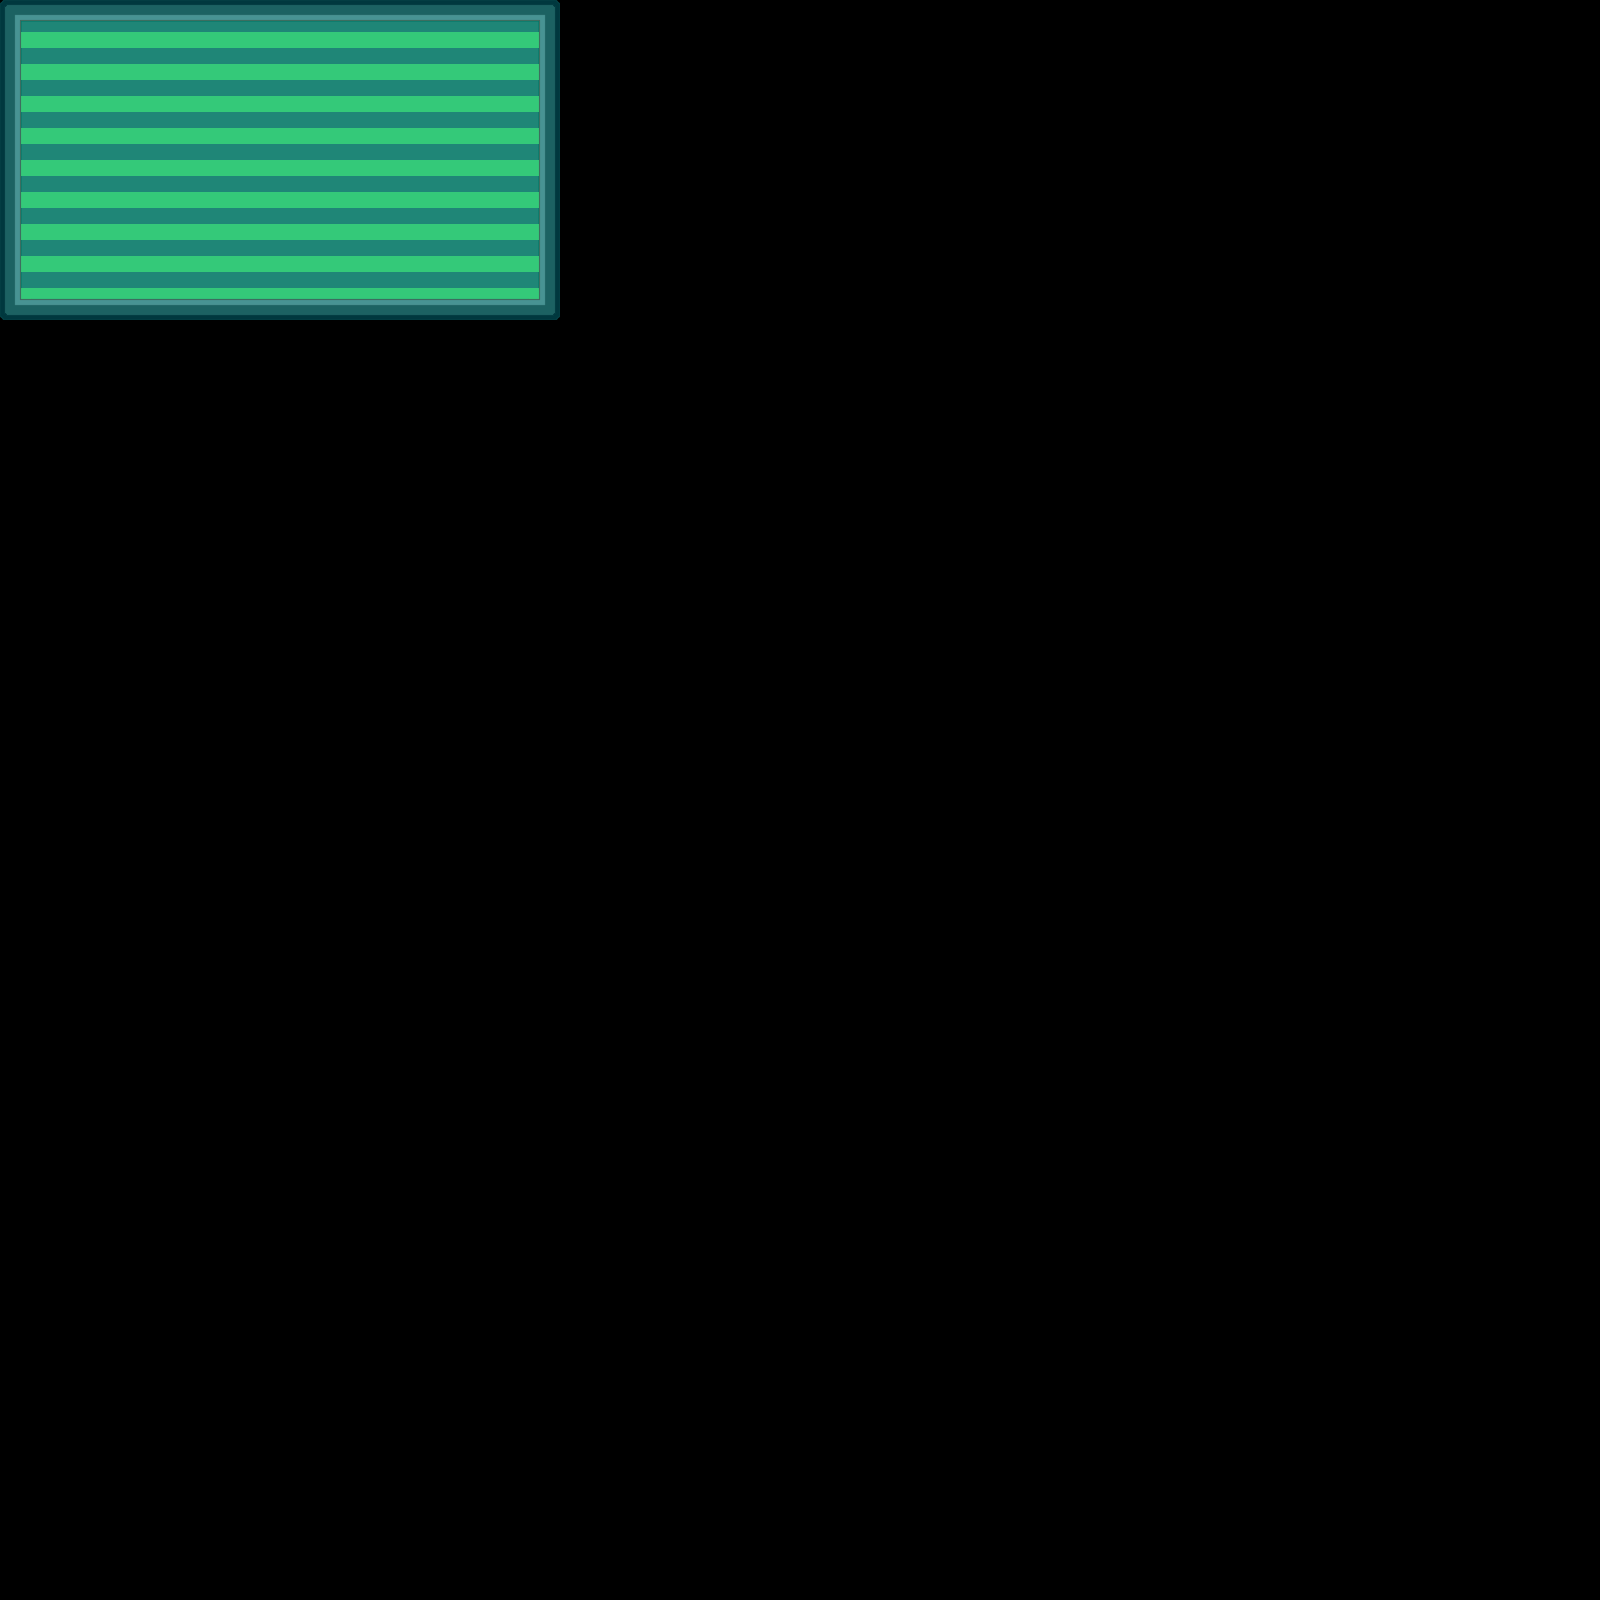

Rendered tile map (Tiled .tmx) drawn with the repository's tilesets; below, a short description and the map source with its tile grids summarised:
An orthogonal 100x100 tile map with 16x16 px tiles, 1 tile layer (Kachelebene 1), 2 tilesets.

<map version="1.5" tiledversion="1.7.0" orientation="orthogonal" renderorder="right-down" width="100" height="100" tilewidth="16" tileheight="16" infinite="0" nextlayerid="2" nextobjectid="1">
 <tileset firstgid="1" name="Tileset" tilewidth="32" tileheight="32" tilecount="18" columns="6">
  <image source="Tileset.png" width="192" height="96" />
 </tileset>
 <tileset firstgid="19" name="Tileset" tilewidth="16" tileheight="16" tilecount="72" columns="12">
  <image source="Tileset.png" width="192" height="96" />
 </tileset>
 <layer id="1" name="Kachelebene 1" width="100" height="100">
  <data>[10000 cells, 700 non-empty, 36 distinct tile ids]</data>
 </layer>
</map>
